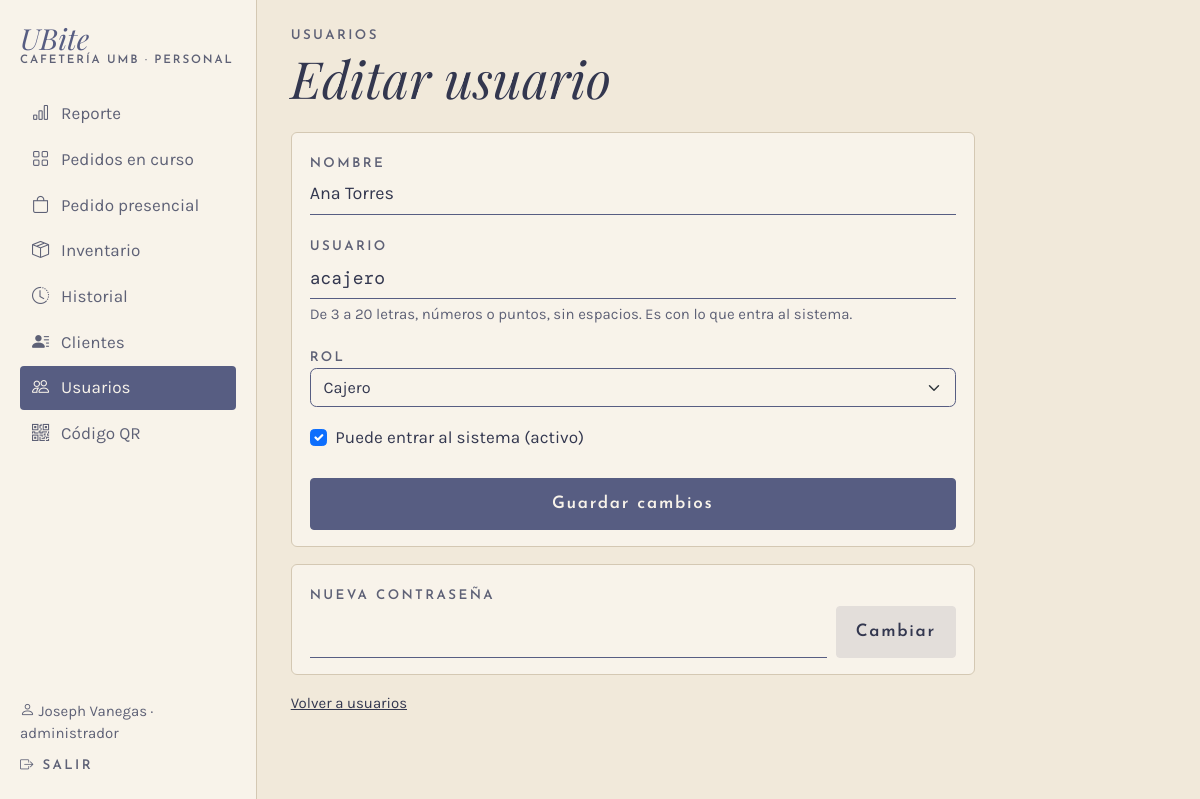
Page /admin/usuarios/1 (signed in) on the committed database.
### app/models.py (models this page shows, shortened)
class Usuario(UserMixin, db.Model):
    __tablename__ = "usuario"
    __table_args__ = (
        db.CheckConstraint("rol IN ('cajero', 'administrador')", name="ck_usuario_rol"),
    )
    id_usuario = db.Column(db.Integer, primary_key=True, autoincrement=True)
    nombre = db.Column(db.Text, nullable=False)
    rol = db.Column(db.Text, nullable=False)
    username = db.Column(db.Text, nullable=False, unique=True)
    password_hash = db.Column(db.Text, nullable=False)
    activo = db.Column(db.Boolean, nullable=False, default=True)
    @property
    def is_active(self):
        return bool(self.activo)

### app/routes/admin.py (the view, shortened to what this page needs)
@bp.route("/usuarios/<int:id_usuario>", methods=["GET", "POST"])
@rol_requerido("administrador")
def usuario(id_usuario):
    u = db.session.get(Usuario, id_usuario)
    if u is None:
        flash("Usuario no encontrado: el usuario ya no existe.", "error")
        return redirect(url_for("admin.usuarios"))
    datos = None
    return render_template("admin/usuario.html", u=u, datos=datos)

### app/__init__.py (called while the page is built)
@login_manager.user_loader
def cargar_usuario(id_usuario):
    from .models import Usuario
    u = db.session.get(Usuario, int(id_usuario))
    return u if u is not None and u.activo else None

### app/database.py (called while the page is built)
@event.listens_for(Engine, "begin")
def _iniciar(conexion):
    conexion.exec_driver_sql("BEGIN IMMEDIATE" if _escritura.get() else "BEGIN")

### app/routes/__init__.py (called while the page is built)
def rol_requerido(*roles):
    def decorador(vista):
        @wraps(vista)
        @login_required
        def envoltura(*args, **kwargs):
            if current_user.rol not in roles:
                abort(403)
            return vista(*args, **kwargs)
        return envoltura
    return decorador

def datos_menu():
    if not current_user.is_authenticated:
        return {}
    from flask import request
    admin = current_user.rol == "administrador"
    seccion = request.endpoint
    if seccion and seccion.startswith("inventario."):
        seccion = "inventario.lista"
    elif seccion in ("admin.usuario", "admin.nuevo_usuario", "admin.editar_usuario", "admin.eliminar_usuario"):
        seccion = "admin.usuarios"
    return {"es_admin": admin, "seccion": seccion,
            "menu_personal": MENU_ADMIN if admin else MENU_CAJERO,
            "menu_inferior": INFERIOR_ADMIN if admin else INFERIOR_CAJERO}

### app/routes/cliente.py (called while the page is built)
@bp.app_context_processor
def datos_carrito():
    carrito = session.get("carrito", {})
    return {"unidades_carrito": sum(carrito.values())}

### app/templates/admin/usuario.html (shortened to what this page needs)
{% extends "caja/_base.html" %}
{% set titulo_barra = "Editar usuario" if u else "Nuevo usuario" %}
{% set atras = url_for('admin.usuarios') %}
{% set d = datos or {} %}
{% block panel %}
{% set propio = u and u.id_usuario == current_user.id_usuario %}
<div class="columna-movil mx-lg-0">
  <p class="etiqueta mb-1">Usuarios</p>
  <h1 class="titulo display-5 mb-4 d-none d-lg-block">{{ titulo_barra }}</h1>
  <form method="post" class="tarjeta">
    <label class="etiqueta" for="nombre">Nombre</label>
    <input class="form-control linea-campo mb-3" id="nombre" name="nombre" maxlength="60" required
           value="{{ d.get('nombre') if datos else (u.nombre if u else '') }}">
    <label class="etiqueta" for="username">Usuario</label>
    <input class="form-control linea-campo mb-1 mono" id="username" name="username" maxlength="20" autocomplete="off" required
           value="{{ d.get('username') if datos else (u.username if u else '') }}">
    <p class="small suave mb-3">De 3 a 20 letras, números o puntos, sin espacios. Es con lo que entra al sistema.</p>
    <label class="etiqueta" for="rol">Rol</label>
    {% set rol = d.get('rol') if datos else (u.rol if u else 'cajero') %}
    <select class="form-select selector-categoria w-100 mb-3" id="rol" name="rol" {{ 'disabled' if propio }}>
      <option value="cajero" {{ 'selected' if rol == 'cajero' }}>Cajero</option>
    </select>
    {% if u %}
      {% set activo = (d.get('activo') == 'si') if datos else u.activo %}
      <div class="form-check">
        <input class="form-check-input" type="checkbox" id="activo" name="activo" value="si" {{ 'checked' if activo }} {{ 'disabled' if propio }}>
        <label class="form-check-label" for="activo">Puede entrar al sistema (activo)</label>
      </div>
      <button class="btn btn-ubite w-100 mt-4" name="accion" value="editar">Guardar cambios</button>
    {% else %}
      <label class="etiqueta" for="clave">Contraseña</label>
      <input class="form-control linea-campo mb-4" id="clave" name="clave" type="password" minlength="8" maxlength="64"
             autocomplete="new-password" required>
      <button class="btn btn-ubite w-100">Crear usuario</button>
    {% endif %}
  </form>
  {% if u %}
  <form method="post" class="tarjeta mt-3">
    <label class="etiqueta" for="clave">Nueva contraseña</label>
    <div class="d-flex gap-2">
      <input class="form-control linea-campo" id="clave" type="password" name="clave" minlength="8" maxlength="64"
             autocomplete="new-password" required>
      <button class="btn btn-suave text-nowrap" name="accion" value="clave">Cambiar</button>
    </div>
  </form>
  {% endif %}
  <a class="small d-inline-block mt-3" href="{{ url_for('admin.usuarios') }}">Volver a usuarios</a>
</div>
{% endblock %}

### app/templates/caja/_base.html (shortened to what this page needs)
{% extends "base.html" %}
{% block clase_main %}{{ 'con-lateral' if es_admin }} container-xl py-4 con-barra-inferior{% endblock %}
{% block encabezado %}
{% if es_admin %}
<aside class="lateral d-none d-lg-flex">
  <a class="marca mb-4" href="{{ url_for('admin.reporte') }}"><span class="nombre">UBite</span><span class="sub">Cafetería UMB · Personal</span></a>
  <nav>
    {% for ruta, texto, icono in menu_personal %}
    <a href="{{ url_for(ruta) }}" class="{{ 'activo' if seccion == ruta }}"><i class="bi {{ icono }}"></i>{{ texto }}</a>
    {% endfor %}
  </nav>
  <div class="mt-auto pt-4 small">
    <div class="suave mb-2"><i class="bi bi-person"></i> {{ current_user.nombre }} · {{ current_user.rol }}</div>
    <a href="{{ url_for('auth.salir') }}" class="etiqueta text-decoration-none"><i class="bi bi-box-arrow-right"></i> Salir</a>
  </div>
</aside>
{% endif %}
{% endblock %}
{% block contenido %}
{% block panel %}{% endblock %}
{% endblock %}

### app/static/css/ubite.css (style rules this page uses)
:root { --papel: #F1E9DA; --papel-claro: #F8F3EA; --lavado: #E3DEDA; --linea: #D4C8B3; --tinta: #575D82; --tinta-oscura: #33374F; --tinta-suave: #5E6176; --alerta: #8A3B2E; --f-titulo: "Playfair Display", Georgia, serif; --f-etiqueta: "Josefin Sans", Arial, sans-serif; --f-texto: "Karla", Arial, sans-serif; --f-mono: "DM Mono", "Courier New", monospace; --bs-body-bg: var(--papel); --bs-body-color: var(--tinta-oscura); --bs-body-font-family: var(--f-texto); --bs-border-color: var(--linea); --bs-link-color-rgb: 51, 55, 79; --bs-link-hover-color-rgb: 87, 93, 130; }
html { background: var(--papel); font-size: clamp(16px, 0.55vw + 10.5px, 20px); }
body { min-height: 100vh; background: var(--papel); color: var(--tinta-oscura); font-family: var(--f-texto); }
.titulo { font-family: var(--f-titulo); font-style: italic; font-weight: 400; color: var(--tinta-oscura); line-height: 1.1; }
.etiqueta { font-family: var(--f-etiqueta); font-weight: 600; font-size: .78rem; letter-spacing: .18em; text-transform: uppercase; color: var(--tinta-suave); }
.mono { font-family: var(--f-mono); }
.suave { color: var(--tinta-suave); }
.columna-movil { max-width: 40rem; margin: 0 auto; }
.marca { text-decoration: none; display: inline-block; line-height: 1; }
.marca .nombre { font-family: var(--f-titulo); font-style: italic; font-size: 1.7rem; color: var(--tinta); }
.marca .sub { display: block; margin-top: 2px; font-family: var(--f-etiqueta); font-weight: 600; font-size: .68rem; letter-spacing: .16em; text-transform: uppercase; color: var(--tinta-suave); }
.btn { font-family: var(--f-etiqueta); font-weight: 600; letter-spacing: .1em; border-radius: 4px; padding: .7rem 1.1rem; }
.btn-ubite { background: var(--tinta); border: 1px solid var(--tinta); color: var(--papel-claro); }
.btn-suave { background: var(--lavado); border: 1px solid var(--lavado); color: var(--tinta-oscura); }
.form-control.linea-campo { background: transparent; border: 0; border-bottom: 1px solid var(--tinta); border-radius: 0; padding-left: 0; font-size: 1.05rem; color: var(--tinta-oscura); }
.form-control::placeholder { color: var(--tinta-suave); opacity: .8; }
.selector-categoria { width: auto; background-color: transparent; border-color: var(--tinta); color: var(--tinta-oscura); font-size: .95rem; }
.tarjeta { display: block; background: var(--papel-claro); border: 1px solid var(--linea); border-radius: 6px; padding: 16px 18px; }
.lateral { position: fixed; top: 0; bottom: 0; left: 0; width: 15rem; z-index: 30; flex-direction: column; padding: 24px 20px; background: var(--papel-claro); border-right: 1px solid var(--linea); overflow-y: auto; }
.lateral nav, .lateral-links { display: flex; flex-direction: column; gap: 2px; }
.lateral nav a, .lateral-links a { display: flex; align-items: center; gap: 12px; padding: 9px 12px; border-radius: 4px; color: var(--tinta-suave); text-decoration: none; }
.lateral nav a.activo, .lateral-links a.activo { background: var(--tinta); color: var(--papel-claro); }

### rows in the picture
Usuario: nombre "Joseph Vanegas", rol "administrador"
Usuario: nombre "Ana Torres", username "acajero"

### other values in the picture
{{ texto }} "Reporte" "Pedidos en curso" "Pedido presencial" "Inventario" "Historial" "Clientes" "Usuarios" "Código QR"
{{ titulo_barra }} "Editar usuario"
